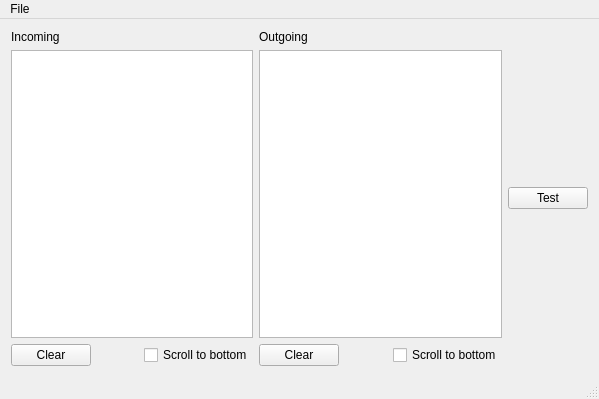
<?xml version="1.0" encoding="UTF-8"?>
<ui version="4.0">
 <class>LoLXMPPDebuggerClass</class>
 <widget class="QMainWindow" name="LoLXMPPDebuggerClass">
  <property name="geometry">
   <rect>
    <x>0</x>
    <y>0</y>
    <width>599</width>
    <height>399</height>
   </rect>
  </property>
  <property name="windowTitle">
   <string>LoLXMPPDebugger</string>
  </property>
  <widget class="QWidget" name="centralWidget">
   <layout class="QHBoxLayout" name="horizontalLayout_4">
    <item>
     <layout class="QVBoxLayout" name="verticalLayout">
      <item>
       <widget class="QLabel" name="incomingLabel">
        <property name="text">
         <string>Incoming</string>
        </property>
        <property name="buddy">
         <cstring>incomingList</cstring>
        </property>
       </widget>
      </item>
      <item>
       <widget class="QListWidget" name="incomingList">
        <property name="locale">
         <locale language="English" country="UnitedStates"/>
        </property>
       </widget>
      </item>
      <item>
       <layout class="QHBoxLayout" name="horizontalLayout_3">
        <item>
         <widget class="QPushButton" name="incomingButtonClear">
          <property name="text">
           <string>Clear</string>
          </property>
         </widget>
        </item>
        <item>
         <spacer name="horizontalSpacer_2">
          <property name="orientation">
           <enum>Qt::Horizontal</enum>
          </property>
          <property name="sizeHint" stdset="0">
           <size>
            <width>40</width>
            <height>20</height>
           </size>
          </property>
         </spacer>
        </item>
        <item>
         <widget class="QCheckBox" name="incomingScrollToBottom">
          <property name="locale">
           <locale language="English" country="UnitedStates"/>
          </property>
          <property name="text">
           <string>Scroll to bottom</string>
          </property>
          <property name="checked">
           <bool>false</bool>
          </property>
         </widget>
        </item>
       </layout>
      </item>
     </layout>
    </item>
    <item>
     <layout class="QVBoxLayout" name="verticalLayout_2">
      <item>
       <widget class="QLabel" name="outgoingLabel">
        <property name="text">
         <string>Outgoing</string>
        </property>
        <property name="buddy">
         <cstring>outgoingList</cstring>
        </property>
       </widget>
      </item>
      <item>
       <widget class="QListWidget" name="outgoingList">
        <property name="locale">
         <locale language="English" country="UnitedStates"/>
        </property>
        <property name="autoScroll">
         <bool>true</bool>
        </property>
       </widget>
      </item>
      <item>
       <layout class="QHBoxLayout" name="horizontalLayout">
        <item>
         <widget class="QPushButton" name="outgoingButtonClear">
          <property name="sizePolicy">
           <sizepolicy hsizetype="Minimum" vsizetype="Fixed">
            <horstretch>0</horstretch>
            <verstretch>0</verstretch>
           </sizepolicy>
          </property>
          <property name="text">
           <string>Clear</string>
          </property>
         </widget>
        </item>
        <item>
         <spacer name="horizontalSpacer">
          <property name="orientation">
           <enum>Qt::Horizontal</enum>
          </property>
          <property name="sizeHint" stdset="0">
           <size>
            <width>40</width>
            <height>20</height>
           </size>
          </property>
         </spacer>
        </item>
        <item>
         <widget class="QCheckBox" name="outgoingScrollToBottom">
          <property name="enabled">
           <bool>true</bool>
          </property>
          <property name="locale">
           <locale language="English" country="UnitedStates"/>
          </property>
          <property name="text">
           <string>Scroll to bottom</string>
          </property>
          <property name="checked">
           <bool>false</bool>
          </property>
         </widget>
        </item>
       </layout>
      </item>
     </layout>
    </item>
    <item>
     <widget class="QPushButton" name="pushButton">
      <property name="text">
       <string>Test</string>
      </property>
     </widget>
    </item>
   </layout>
  </widget>
  <widget class="QMenuBar" name="menuBar">
   <property name="enabled">
    <bool>true</bool>
   </property>
   <property name="geometry">
    <rect>
     <x>0</x>
     <y>0</y>
     <width>599</width>
     <height>22</height>
    </rect>
   </property>
   <property name="defaultUp">
    <bool>false</bool>
   </property>
   <property name="nativeMenuBar">
    <bool>true</bool>
   </property>
   <widget class="QMenu" name="menuFile">
    <property name="title">
     <string>File</string>
    </property>
    <widget class="QMenu" name="menuSave">
     <property name="title">
      <string>Save</string>
     </property>
     <addaction name="actionIncoming"/>
     <addaction name="actionOutgoing"/>
     <addaction name="actionBoth"/>
     <addaction name="separator"/>
     <addaction name="actionChoose_directory"/>
    </widget>
    <addaction name="menuSave"/>
    <addaction name="separator"/>
    <addaction name="actionAbout"/>
    <addaction name="actionExit"/>
   </widget>
   <addaction name="menuFile"/>
  </widget>
  <widget class="QStatusBar" name="statusBar">
   <property name="enabled">
    <bool>true</bool>
   </property>
  </widget>
  <action name="actionExit">
   <property name="text">
    <string>Exit</string>
   </property>
  </action>
  <action name="actionAbout">
   <property name="text">
    <string>About</string>
   </property>
   <property name="toolTip">
    <string>About</string>
   </property>
  </action>
  <action name="actionIncoming">
   <property name="text">
    <string>Incoming</string>
   </property>
  </action>
  <action name="actionOutgoing">
   <property name="text">
    <string>Outgoing</string>
   </property>
  </action>
  <action name="actionBoth">
   <property name="text">
    <string>Both</string>
   </property>
   <property name="shortcut">
    <string>Ctrl+S</string>
   </property>
  </action>
  <action name="actionChoose_directory">
   <property name="text">
    <string>Choose directory</string>
   </property>
  </action>
 </widget>
 <layoutdefault spacing="6" margin="11"/>
 <tabstops>
  <tabstop>incomingList</tabstop>
  <tabstop>incomingButtonClear</tabstop>
  <tabstop>incomingScrollToBottom</tabstop>
  <tabstop>outgoingList</tabstop>
  <tabstop>outgoingButtonClear</tabstop>
  <tabstop>outgoingScrollToBottom</tabstop>
  <tabstop>pushButton</tabstop>
 </tabstops>
 <resources>
  <include location="LoLXMPPDebugger.qrc"/>
 </resources>
 <connections/>
</ui>
